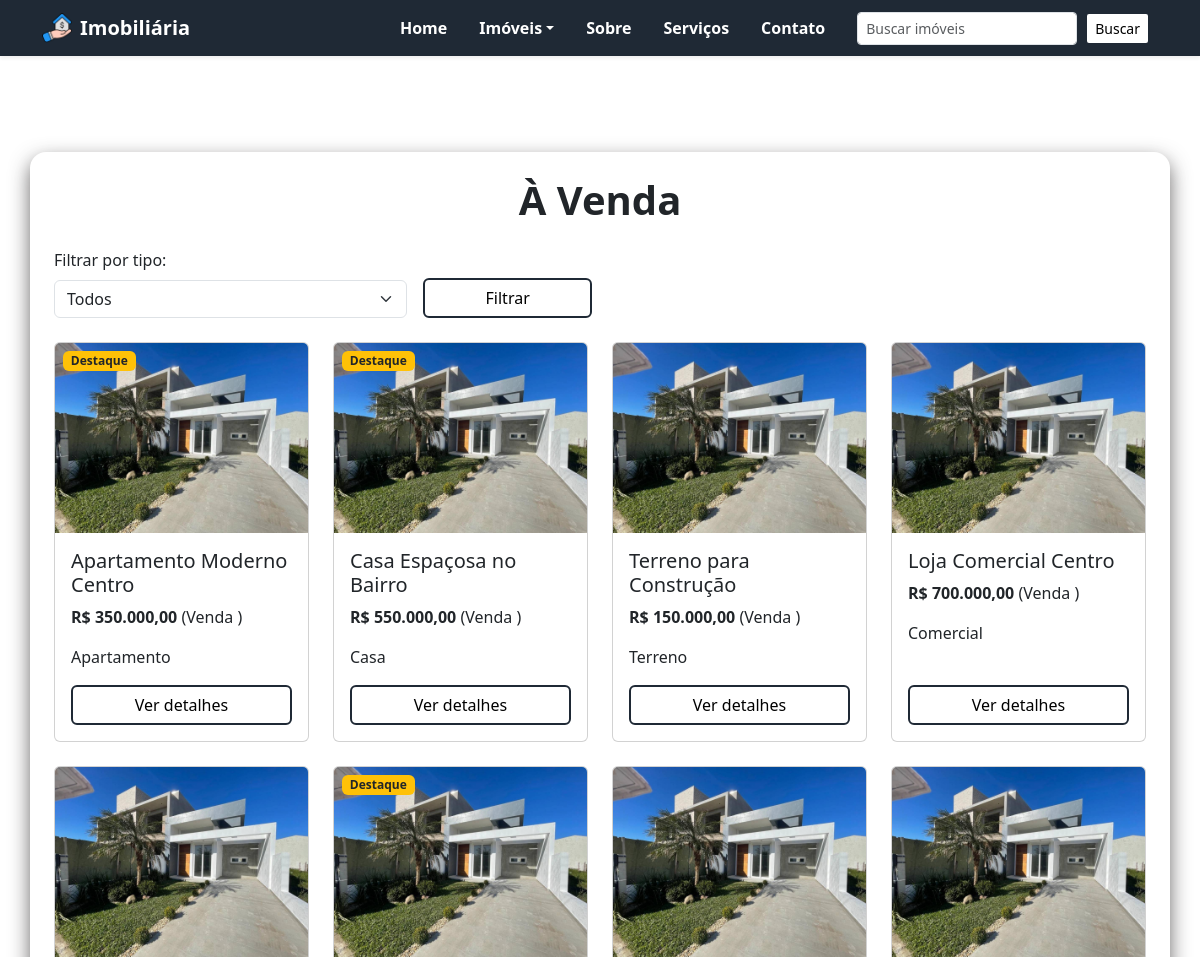
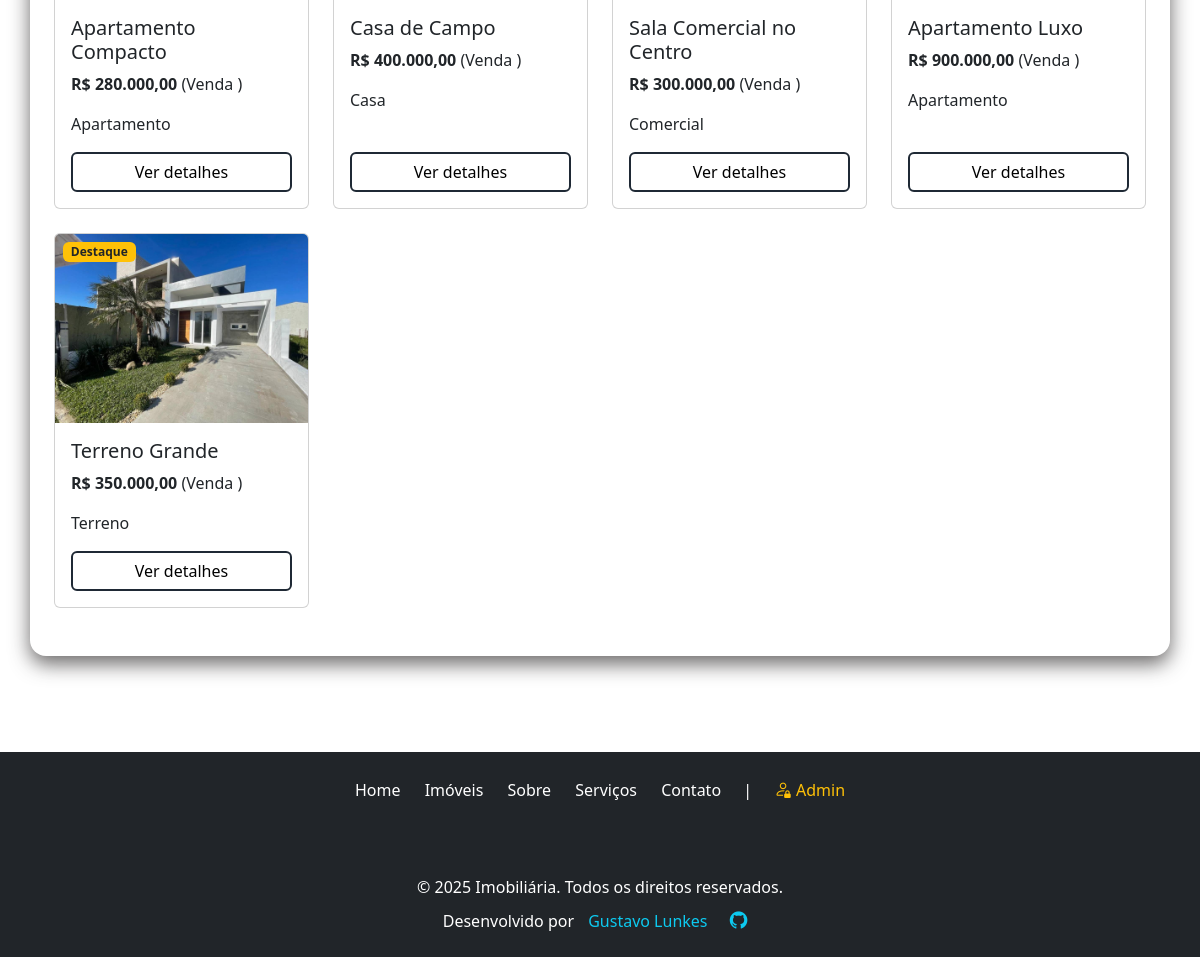
Page /venda.php on the committed database (2 pictures, top to bottom).
### tables this page shows
CREATE TABLE `imoveis` (
  `id` int(11) NOT NULL,
  `titulo` varchar(255) NOT NULL,
  `descricao` text NOT NULL,
  `tipo` enum('casa','apartamento','terreno','comercial') NOT NULL,
  `endereco` varchar(255) NOT NULL,
  `latitude` decimal(10,8) NOT NULL,
  `longitude` decimal(11,8) NOT NULL,
  `preco` decimal(12,2) NOT NULL,
  `categoria` enum('venda','aluguel') NOT NULL,
  `imagem` varchar(255) DEFAULT NULL,
  `destaque` tinyint(1) DEFAULT 0,
  `created_at` timestamp NOT NULL DEFAULT current_timestamp()
);

### venda.php (the view, shortened to what this page needs)
<?php
include 'includes/header.php';
include 'includes/db.php';
$status = 'venda';
$stmt = $pdo->prepare("SELECT * FROM imoveis WHERE categoria = :categoria ORDER BY created_at DESC");
$stmt->bindParam(':categoria', $status, PDO::PARAM_STR);
$stmt->execute();
$imoveis = $stmt->fetchAll(PDO::FETCH_ASSOC);
?>
<div class="py-5 mt-5">
  <div class="container bg-white p-4 rounded-4" style="box-shadow: 0 8px 20px rgba(44, 42, 42, 0.7);">
    <h2 class="text-center mb-4 display-6 text-dark fw-bold">À Venda</h2>
  <form method="GET" id="filtroVendaForm" class="row g-3 mb-4">
    <div class="col-md-4">
      <label for="tipo" class="form-label">Filtrar por tipo:</label>
      <select name="tipo" id="tipo" class="form-select">
        <option value="">Todos</option>
      </select>
    </div>
    <div class="col-md-2 d-flex align-items-end">
      <button type="submit" class="btn btn-primary w-100">Filtrar</button>
    </div>
  </form>
  <div class="row" id="lista-venda">
    <?php foreach ($imoveis as $imovel): ?>
      <div class="col-6 col-md-3 mb-4">
        <div class="card h-100 position-relative">
          <?php if (!empty($imovel['imagem'])): ?>
            <img src="assets/img/<?= htmlspecialchars($imovel['imagem']) ?>" class="card-img-top" alt="<?= htmlspecialchars($imovel['titulo']) ?>">
          <?php else: ?>
            <img src="https://via.placeholder.com/350x250?text=Sem+Imagem" class="card-img-top" alt="Sem imagem">
          <?php endif; ?>
          <?php if (!empty($imovel['destaque']) && $imovel['destaque']): ?>
            <span class="badge bg-warning text-dark position-absolute top-0 start-0 m-2">Destaque</span>
          <?php endif; ?>
          <div class="card-body d-flex flex-column justify-content-between">
            <div>
              <h5 class="card-title"><?= htmlspecialchars($imovel['titulo']) ?></h5>
              <p class="card-text">
                <strong>R$ <?= number_format($imovel['preco'], 2, ',', '.') ?></strong>
                (<?= ucfirst($imovel['categoria']) ?> )
              </p>
              <p class="card-text"><?= ucfirst(htmlspecialchars($imovel['tipo'])) ?></p>
            </div>
            <a href="detalhes.php?id=<?= $imovel['id'] ?>" class="btn btn-outline-primary w-100 mt-3">Ver detalhes</a>
          </div>
        </div>
      </div>
    <?php endforeach; ?>
  </div>
  </div>
</div>
<?php include 'includes/footer.php'; ?>

### assets/css/style.css (style rules this page uses)
.btn { background-color: white !important; color: black !important; border: 2px solid rgb(31, 41, 53) !important; transition: background-color 0.8s ease, color 0.8s ease, border-color 0.8s ease !important;; }

### rows in the picture
imoveis: imagem (picture), destaque "Destaque", titulo "Apartamento Moderno Centro", preco "350.000,00", categoria "Venda", tipo "Apartamento"
imoveis: imagem (picture), destaque "Destaque", titulo "Casa Espaçosa no Bairro", preco "550.000,00", categoria "Venda", tipo "Casa"
imoveis: imagem (picture), titulo "Terreno para Construção", preco "150.000,00", categoria "Venda", tipo "Terreno"
imoveis: imagem (picture), titulo "Loja Comercial Centro", preco "700.000,00", categoria "Venda", tipo "Comercial"
imoveis: imagem (picture), titulo "Apartamento Compacto", preco "280.000,00", categoria "Venda", tipo "Apartamento"
imoveis: imagem (picture), destaque "Destaque", titulo "Casa de Campo", preco "400.000,00", categoria "Venda", tipo "Casa"
imoveis: imagem (picture), titulo "Sala Comercial no Centro", preco "300.000,00", categoria "Venda", tipo "Comercial"
imoveis: imagem (picture), titulo "Apartamento Luxo", preco "900.000,00", categoria "Venda", tipo "Apartamento"
imoveis: imagem (picture), destaque "Destaque", titulo "Terreno Grande", preco "350.000,00", categoria "Venda", tipo "Terreno"
